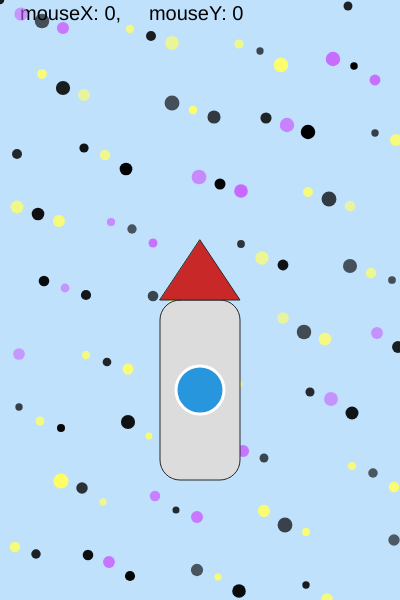
Frame 1 (no input)
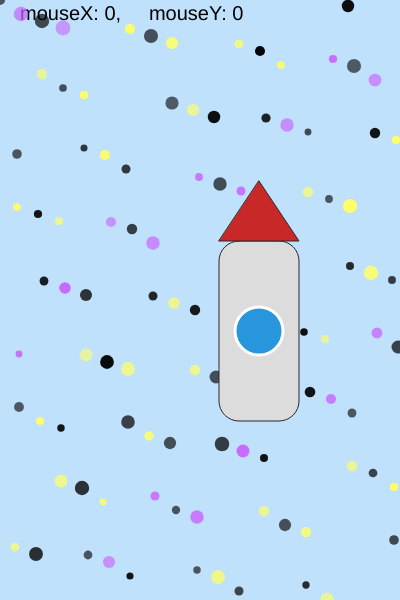
Frame 60 (no input)
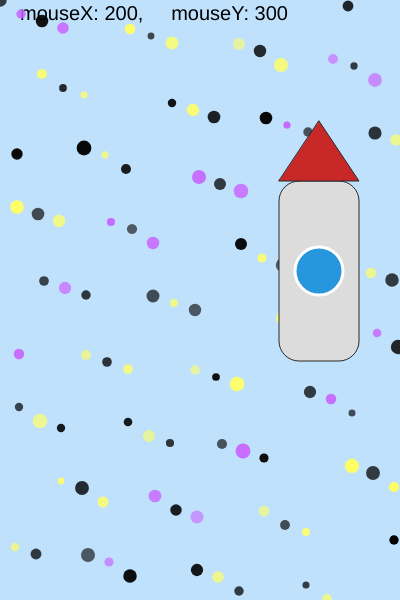
Frame 120 (the mouse pressed at the canvas centre since frame 60)

The p5.js sketch that drew these frames (run headless with seeded random() and noise() and a simulated clock; from frame 60 on, the mouse is pressed at the canvas centre):

// p5.js sketch
// ── sketch.js
let xMax = 400;
let yMax = 600;

let xRocket = xMax/2;
let yRocket = yMax*0.6;

function setup() {
  createCanvas(xMax, yMax);
  frameRate(30);
}

/*
Vogliamo creare due funzioni, la prima si occuperà di disegnare una singola stella mentre la 
seconda avrà lo scopo di iterare un numero di volte pari al numero di stelle che vogliamo 
disegnare e di chiamare quindi la prima funzione
*/

function drawSingleStar(i, starX, starY, random_transparency, random_size) {
  /*
  La funzione che si occupa di disegnare una singola stella ha bisogno dei seguenti parametri
  - indice della stella per decidere se è una stella di primo, secondo o terzo tipo
  - la posizione x della stella
  - la posizione y della stella
  - la trasparenza con cui disegnare la stella
  - la dimensione della stella

  Una volta passati questi parametri alla funzione dobbiamo solo eseguire il codice che avevamo 
  precedentemente scritto per disegnare la stella e che avevamo inizialmente inserito nella funzione
  draw()
  */

  if ( i % 2 == 0){
    fill(0, 0, 0, random_transparency);
    ellipse(starX, starY, random_size) 
  }else if( i % 3 == 0 ){
    fill(200, 100, 255, random_transparency);
    ellipse(starX, starY, random_size) 
  }else{
    fill(255,255,100, random_transparency);
    ellipse(starX,starY, random_size) 
  }

  return;
}

function drawStars(num_stars=120) {
  /*
  La funzione che disegna tutte le stelle ha bisogno di un singolo parametro 
  che indicherà il numero di stelle che vogliamo disegnare. In questo caso vogliamo fornire
  un valore di default al parametro per fare in modo che non sia obbligatorio specificare quante 
  stelle disegnare. Scrivendo (num_stars=120) nella definizione della funzione specifichiamo 
  che il parametro accettato dalla funzione drawStars ha un valore di default pari a 120.

  Il rimamente corpo della funzione è un semplice ciclo for in cui per un numero di volte pari 
  a num_stars generiamo una coppia di valori (x,y), una trasparenza e una dimensione e poi usiamo
  la funzione drawSingleStar che avevamo precedentemente scritto.
  */
  push();
  noStroke();

  for(let i=0; i < num_stars; i++) {
    let starX = (i*37) % width + (i%3) * 5;
    let starY = (i*73) % height + (i%7);

    let random_transparency = random(150, 255);
    let random_size = random(6.8, 15.0) 

    drawSingleStar(i, starX, starY, random_transparency, random_size)
  }

  pop();
}

function drawRocket(xRocket, yRocket) {
  /*
  La funzione drawRocket necessita come parametri le posizioni x e y in cui andare a disegnare 
  il razzo. Fatto questo bisogna solo eseguire il codice che disegna il rettangolo, il triangolo 
  e il cerchio che compongono il nostro razzo.
  */

  push();
  fill(220);
  stroke(40);
  // rettangolo
  rectMode(CENTER);
  rect(xRocket, yRocket+30, 80, 180,20);

  // triangolo
  fill(200,40,40);
  triangle(xRocket-40, yRocket-60, xRocket+40,  
    yRocket-60, xRocket, yRocket-120);

  // cerchio
  fill(40, 150, 220);
  stroke(255);
  strokeWeight(3);
  ellipse(xRocket,yRocket+30,48,48);
  pop();
}


function moveRocket(yRocket, step=1) {
  /*
  La funzione che si occupa di muovere il razzo riceve come parametri la posizione 
  in y del razzo e un parametro detto step ovvero di quanto muovere il razzo. Questo 
  ci permette di controllare la velocità di movimento. 
  Al termine della funzione dobbiamo stare attenti a restituire il valore aggiornato 
  di yRocket per fare in modo che possa essere correttamente aggiornato nella funzione principale
  */

  yRocket = yRocket - step;
  let soglia = -(yMax * 0.6);
  if (yRocket < soglia) {
    yRocket = yMax;
  }
  return yRocket;
}

function draw() {
  background("#C0E1FC");

  fill(0); //bianco
  textSize(20);
  text("mouseX: " + mouseX + ",\
     mouseY: " + mouseY,20,20);



  /* 
  Possiamo quindi commentare (e rimuovere) il pezzo di codice che originariamente
  si occupava di disegnare le stelle in quanto ora abbiamo modo di utilizzare la funzione 
  drawStars() appena scritta. 
  */

  drawStars(100); // cosi' facendo la funzione drawStars si occuperà di disengare 100 stelle
  

  /* 
  push();
  noStroke();
  
  for(let i=0; i < 120 ; i++){
    let starX = (i*37) % width + (i%3) * 5;
    let starY = ((i*73) % height) + (i%7);

    let random_transparency = random(150, 255);
    let random_size = random(2.8, 5.8);


    if( i % 2 == 0){
      //stella tipo a
      fill(255,255,150, random_transparency); // Qui settiamo la trasparenza
      ellipse(starX,starY,random_size) // Qui invece settiamo la size random
    }else if( i % 3 == 0 ){
      //stella b
      fill(200, 100, 255, random_transparency);
      ellipse(starX, starY, random_size) 
    }else{
      //stella c
      fill(255,255,100, random_transparency);
      ellipse(starX,starY, random_size) 
    }
  } 
  pop();
    
  */

  /* 
  Analogamente a come abbiamo fatto per le stelle possiamo rimuovere il codice che si occupa 
  di disengare il razzo in quanto è ormai necessario solo utilizzare la funzione apposita
  */

  drawRocket(xRocket, yRocket);

  /* push();
  
  fill(220);
  stroke(40);
  //alternativa
  rectMode(CENTER);
  rect(xRocket, yRocket+30, 80, 180,20);
  //
  // pop();
  //triangolo
  fill(200,40,40);
  triangle(xRocket-40, yRocket-60, xRocket+40,  
    yRocket-60, xRocket, yRocket-120);

  // cerchio
  fill(40, 150, 220);
  stroke(255);
  strokeWeight(3);
  ellipse(xRocket,yRocket+30,48,48);
  pop(); */

  xRocket = (xRocket +1) % xMax;
  /* 
  Dato che abbiamo scritto la funzione che aggiorna la posizione in y del razzo possiamo 
  commentare e rimuovere la parte di codice che si occupa della stessa funzionalità e sostituirla 
  con la chiamata alla funzione 
  */

  yRocket = moveRocket(yRocket); // bisogna ricordarsi di assegnare il valore di ritorno della funzione alla variabile yRocket
  /* yRocket = yRocket - 1;

  let soglia = - (yMax * 0.6);
  if(yRocket < soglia){
    yRocket = yMax;
  } */
}
